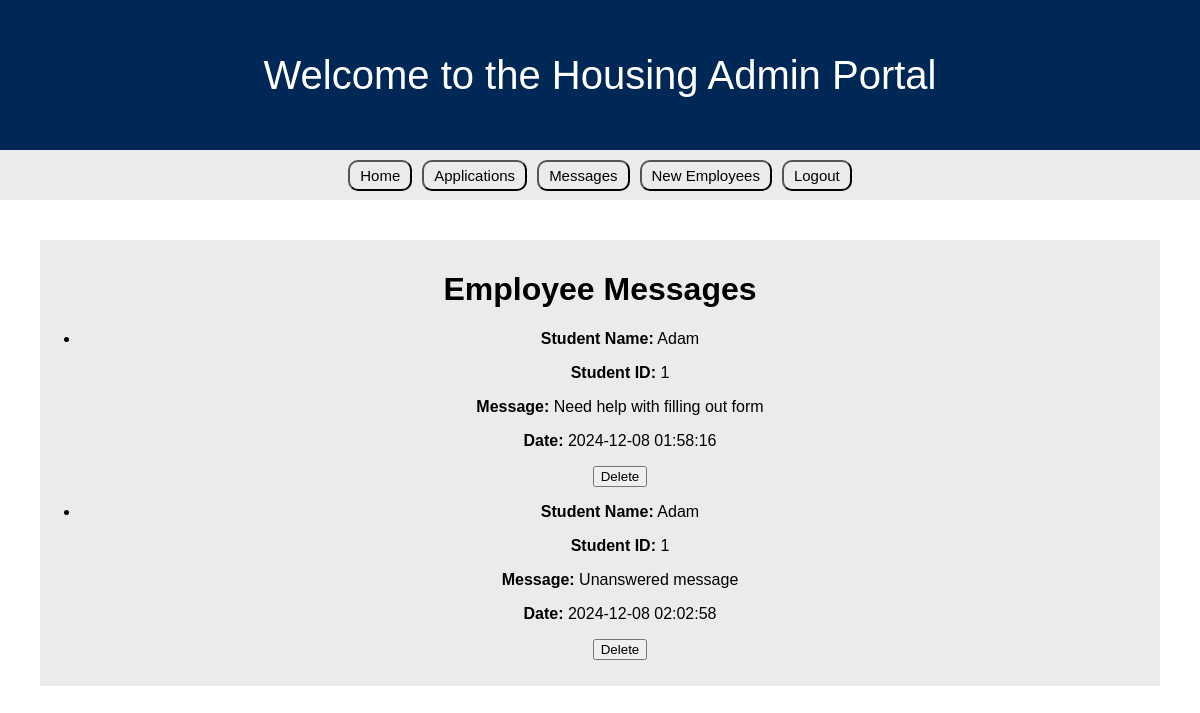
The app's page /messages (signed in) with its own data.
### tables this page shows
CREATE TABLE contact (
    c_contactDateTime DATETIME NOT NULL,
    c_reason VARCHAR(255) NOT NULL,
    c_studentID decimal(12,0) NOT NULL,
    c_employeeID decimal(12,0) NOT NULL,
    FOREIGN KEY (c_studentID) REFERENCES student(s_studentID),
    FOREIGN KEY(c_employeeID) REFERENCES employee(e_employeeID)
);

CREATE TABLE student (
    s_studentID decimal(12,0) NOT NULL,
    s_name VARCHAR(25) NOT NULL,
    s_gender CHAR(1) NOT NULL,
    s_year INT NOT NULL,
    s_email VARCHAR(100) NOT NULL UNIQUE,
    s_password VARCHAR(100) NOT NULL,
    s_buildingID decimal(12,0) NOT NULL,
    s_roomID decimal(12,0) NOT NULL,
    PRIMARY KEY (s_studentID),
    FOREIGN KEY (s_buildingID) REFERENCES building(b_buildingID),
    FOREIGN KEY (s_roomID) REFERENCES room(r_roomID)
);

### server.py (the view)
@app.route('/messages', methods=['GET', 'POST'])
def employee_messages():
    employee_id = session.get('employee_id')
    if not employee_id:
        flash("You must be logged in as an employee to view messages.", "error")
        return redirect(url_for('employee_login'))
    conn = open_connection()
    if conn:
        try:
            cursor = conn.cursor()
            cursor.execute("""
                SELECT c_contactDateTime, c_reason, c_studentID, s.s_name
                FROM contact c
                JOIN student s ON c.c_studentID = s.s_studentID
                WHERE c.c_employeeID = ?
            """, (employee_id,))
            messages = cursor.fetchall()
            return render_template('empMessages.html', messages=messages)
        except sqlite3.OperationalError as e:
            print(f"Database error: {e}")
            flash("There was an issue fetching your messages. Please try again later.", "error")
            return render_template('empMessages.html', messages=[])
        finally:
            conn.close()
    else:
        flash("Error connecting to the database", "error")
        return render_template('empMessages.html', messages=[])

### server.py (called while the page is built)
def open_connection():
    conn = None
    try:
        conn = sqlite3.connect(StarRez)
        return conn
    except Error as e:
        print(f"Error connecting to database: {e}")
    return conn

### templates/empMessages.html (shortened to what this page needs)
<!DOCTYPE html>
<html lang="en">
<head>
</head>
<body>
    <div id="navbarTop">
        <p id="welcome">Welcome {{ session.student_name }} to the Housing Admin Portal</p>
    </div>
    <div id="navbarBot">
        <button id="home" onclick="window.location.href='/employee_view'">Home</button>
        <form action="{{ url_for('application_approval') }}" method="GET">
            <button type="submit" name="action" value="applications" id="form">Applications</button>
        </form>
        <form action="{{ url_for('employee_messages') }}" method="GET">
            <button type="submit" name="action" value="messages" id="message">Messages</button>
        </form>
        <form action="{{ url_for('new_employee') }}" method="GET">
            <button type="submit" name="action" value="new_employees" id="newEmp">New Employees</button>
        </form>
        <button id="logout" onclick="window.location.href='/logout'">Logout</button>
    </div>
    <div id="empMes">
        <h1>Employee Messages</h1>
        {% if messages %}
        <ul>
            {% for message in messages %}
            <li>
                <p><strong>Student Name:</strong> {{ message[3] }}</p>
                <p><strong>Student ID:</strong> {{ message[2] }}</p>
                <p><strong>Message:</strong> {{ message[1] }}</p>
                <p><strong>Date:</strong> {{ message[0] }}</p>
                <form method="POST" action="{{ url_for('delete_message', student_id=message[2]) }}" style="display:inline;">
                    <button type="submit"
                        onclick="return confirm('Are you sure you want to delete this message?');">Delete</button>
                </form>
            </li>
            {% endfor %}
        </ul>
        {% else %}
        <p>No messages found.</p>
        {% endif %}
    </div>
</body>
</html>

### templates/empMessages.html (style rules this page uses)
body { font-family: sans-serif; margin: 0; padding: 0; }
#navbarTop { background-color: rgb(0, 40, 86); height: 150px; margin: 0; padding: 0; overflow: hidden; display: flex; align-items: center; justify-content: center; }
#navbarBot { background-color: rgb(236, 235, 235); height: 50px; margin: 0; padding: 0; overflow: hidden; display: flex; align-items: center; justify-content: center; gap: 10px; }
#welcome { font-size: 40px; color: white; }
#home { background-color: transparent; border-radius: 10px; padding: 5px 10px; font-size: 15px; }
#form { background-color: transparent; border-radius: 10px; padding: 5px 10px; font-size: 15px; }
#message { background-color: transparent; border-radius: 10px; padding: 5px 10px; font-size: 15px; }
#newEmp { background-color: transparent; border-radius: 10px; padding: 5px 10px; font-size: 15px; }
#logout { background-color: transparent; border-radius: 10px; padding: 5px 10px; font-size: 15px; }
#empMes { background-color: rgb(236, 235, 235); margin: 40px; text-align: center; padding-top: 10px; padding-bottom: 10px; }

### records on screen
contact: s_name "Adam", c_studentID "1", c_reason "Need help with filling out form", c_contactDateTime "2024-12-08 01:58:16"
contact: s_name "Adam", c_studentID "1", c_reason "Unanswered message", c_contactDateTime "2024-12-08 02:02:58"
